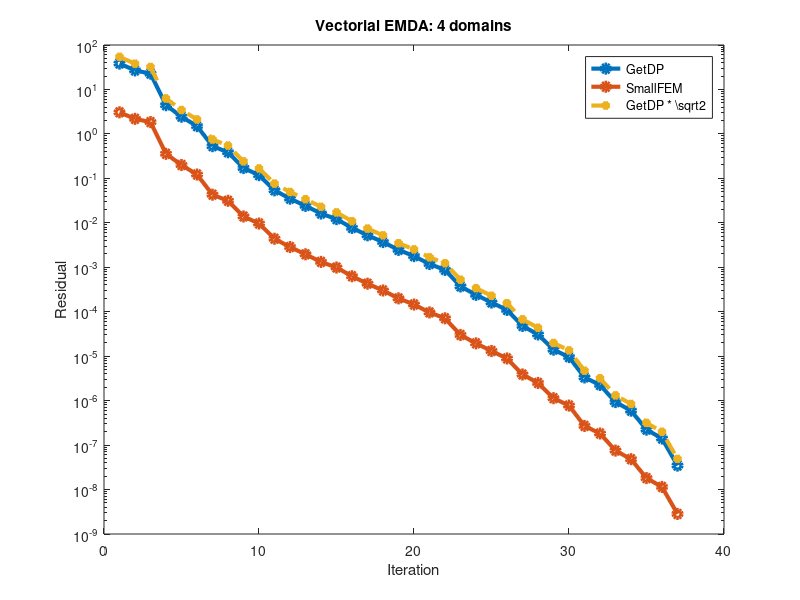

Write the MATLAB code that produced this figure.
%%%%%%%%%%%%%%%%%%%%%%%%%%%%%%%
%% GetDP vs SmallFEM         %%
%% Vectorial EMDA: 4 domains %%
%%%%%%%%%%%%%%%%%%%%%%%%%%%%%%%

clear all;
close all;

getdp = ...
    [
        3.824942985020e+01
        2.682698877575e+01
        2.265556709760e+01
        4.426638046706e+00
        2.435874288896e+00
        1.496817676718e+00
        5.299382056234e-01
        3.863988661587e-01
        1.708919716825e-01
        1.181632888409e-01
        5.384821992090e-02
        3.494777208294e-02
        2.406800300737e-02
        1.619381322285e-02
        1.211355658280e-02
        7.684746150049e-03
        5.241177564506e-03
        3.698408814426e-03
        2.461005616355e-03
        1.783945715397e-03
        1.185506321488e-03
        8.728465967143e-04
        3.707238954836e-04
        2.398642562232e-04
        1.612658762221e-04
        1.097086366256e-04
        4.781372064940e-05
        3.079829219287e-05
        1.400534845114e-05
        9.548798448625e-06
        3.330051094847e-06
        2.252556178647e-06
        9.287225296540e-07
        5.950567680467e-07
        2.229922820772e-07
        1.406890467532e-07
        3.462143182374e-08
    ];

smallfem = ...
    [
        3.061127113676e+00
        2.181973437389e+00
        1.844275653443e+00
        3.570000816399e-01
        1.997580699382e-01
        1.219435303999e-01
        4.295683670799e-02
        3.128787640737e-02
        1.391083788024e-02
        9.630891981998e-03
        4.381815314486e-03
        2.849321002014e-03
        1.958073610488e-03
        1.320704647520e-03
        9.872984816422e-04
        6.290417300457e-04
        4.272315227498e-04
        3.005632359171e-04
        1.999835791550e-04
        1.452085515823e-04
        9.651674724202e-05
        7.106526321271e-05
        3.003134278758e-05
        1.943340368890e-05
        1.307997881198e-05
        8.888687138995e-06
        3.875372367021e-06
        2.498611970524e-06
        1.134990049636e-06
        7.741875481289e-07
        2.697925468709e-07
        1.822251952448e-07
        7.521095710661e-08
        4.822579453666e-08
        1.809454525876e-08
        1.143698424060e-08
        2.824398130881e-09
    ];

it = [1:size(smallfem, 1)];

semilogy(it, ...
         getdp,           '-o', 'linewidth', 3, ...
         smallfem,        '-o', 'linewidth', 3, ...
         getdp * sqrt(2), '--*', 'linewidth', 3);
legend({'GetDP', 'SmallFEM', 'GetDP * \sqrt{2}'});
title('Vectorial EMDA: 4 domains');
xlabel('Iteration');
ylabel('Residual');

print('vemda_dom_4.png');